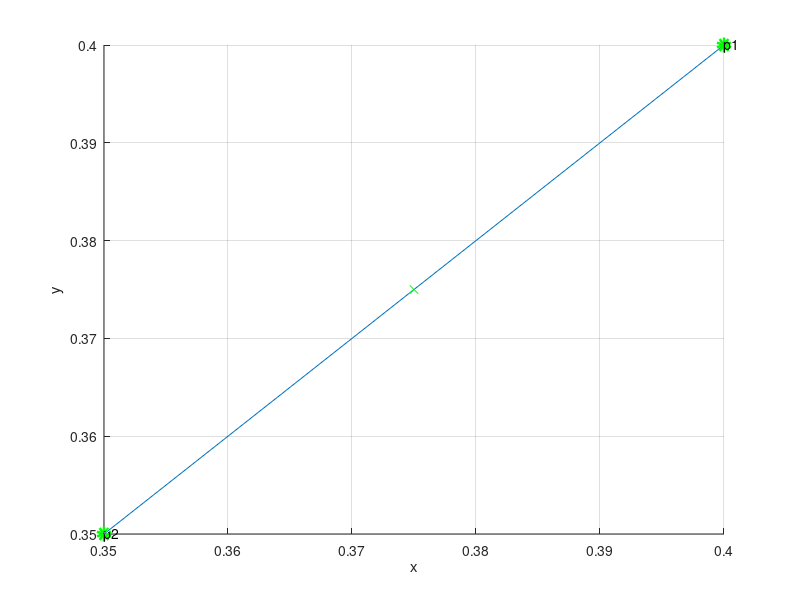

The MATLAB source for this figure: (Note: this script raises an error after producing the figure.)
hold on
grid on
xlabel('x');
ylabel('y');
zlabel('z');
rotate3d on
p_x = [0.4    0.35];
p_y = [0.4    0.35];
p_z = [-0.05 -0.15];
line(p_x,p_y,p_z)
plot3(p_x(1),p_y(1),p_z(1),'go','linewidth',5)
text(p_x(1),p_y(1),p_z(1),'p1');
plot3(p_x(2),p_y(2),p_z(2),'go','linewidth',5)
text(p_x(2),p_y(2),p_z(2),'p2');
% plot3(p_x(1)/2+p_x(2)/2,p_y(1)/2+p_y(2)/2,p_z(1)/2+p_z(2)/2,'ro','linewidth',5)
%%
p1 = [p_x(1);p_y(1);p_z(1)];
p2 = [p_x(2);p_y(2);p_z(2)];
%% 
% Vector phap tuyen
n_vec = p2 - p1;
% Trung diem AB
I = (p1+p2)/2
plot3(I(1),I(2),I(3),'gx')
syms x y z
P = dot(n_vec, [x-I(1);y-I(2);z-I(3)])
% if     (p_x(1)== p_x(2))||(p_y(1)== p_y(2))
%     x = I(1)-0.1
%     y = I(2)-0.1
%     z = eval(solve(P,z))
% elseif (p_z(1)== p_z(2))||(p_y(1)== p_y(2))
%     z = I(3)-0.1
%     y = I(2)-0.1
%     x = eval(solve(P,x))
% elseif (p_x(1)== p_x(2))||(p_z(1)== p_z(2))
%     x = I(1)-0.1
%     z = I(3)-0.1
%     y = eval(solve(P,y))
% end
if isreal(coeffs(P,x))
     z = I(3);
     y = I(2)-0.1;
     x = eval(solve(P,x));
elseif isreal(coeffs(P,y))
    x = I(1)-0.1;
    z = I(3)-0.1;
    y = eval(solve(P,y))    ;
elseif isreal(coeffs(P,z))
    x = I(1)-0.1;
    y = I(2)-0.1;
    z = eval(solve(P,z))  ;
elseif (p_x(1)== p_x(2))
    x = I(1)-0.1
    y = I(2)-0.1
    z = eval(solve(P,z))
elseif (p_z(1)== p_z(2))
    z = I(3)-0.1
    y = I(2)-0.1
    x = eval(solve(P,x))
elseif (p_y(1)== p_y(2))
    z = I(3)-0.1
    y = I(2)-0.1
    x = eval(solve(P,x))
else 
    x = I(1)-0.1;
    y = I(2)-0.1;
    z = eval(solve(P,z))  ;
end

O(1) = x;
O(2) = y;
O(3) = z;
O
% mat cau S:
R = sqrt((O(1)-p1(1))^2+(O(2)-p1(2))^2+(O(3)-p1(3))^2);
plot3(O(1),O(2),O(3),'bx','linewidth',5)
temp1 = O' - p1;
temp2 = O' - p2;
OA = (temp1);
OB = (temp2);
 z_hat = cross(OA,OB)/norm(cross(OA,OB));
%%
% gamma_max = acos(dot(OA,OB));
gamma_max = acos(dot(OA,OB)/(norm(OA)^2))
gamma = linspace(0, gamma_max ,25);
Ox = -(OA*cos(gamma) + cross(z_hat , OA)*sin(gamma));
plot3(O(1)+Ox(1,:),O(2)+Ox(2,:),O(3)+Ox(3,:),'rx')
